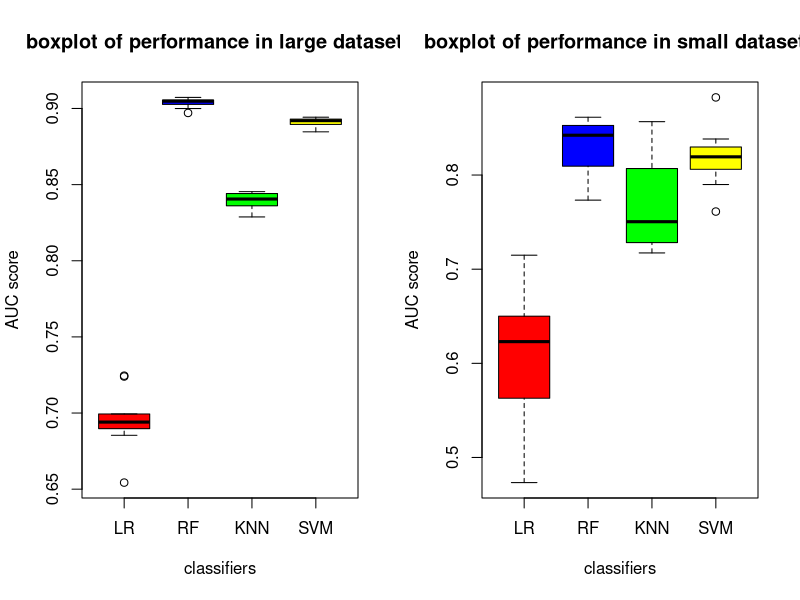
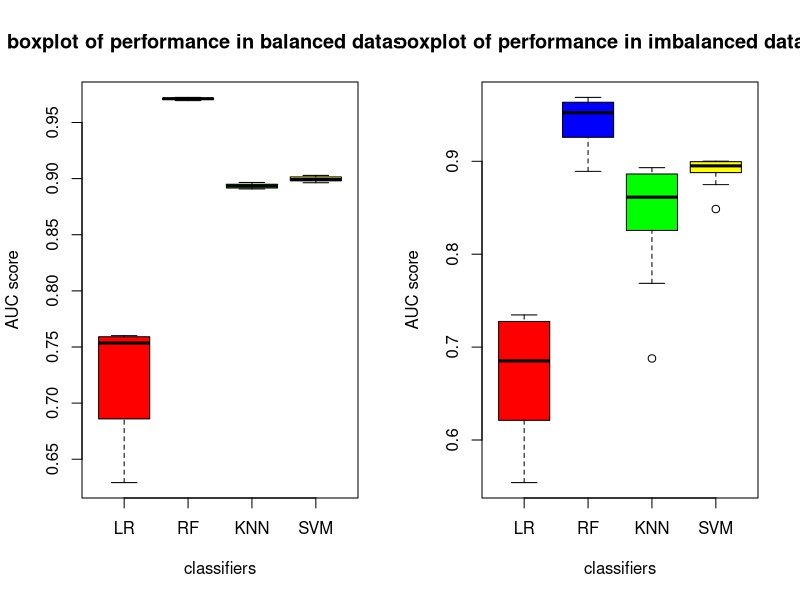
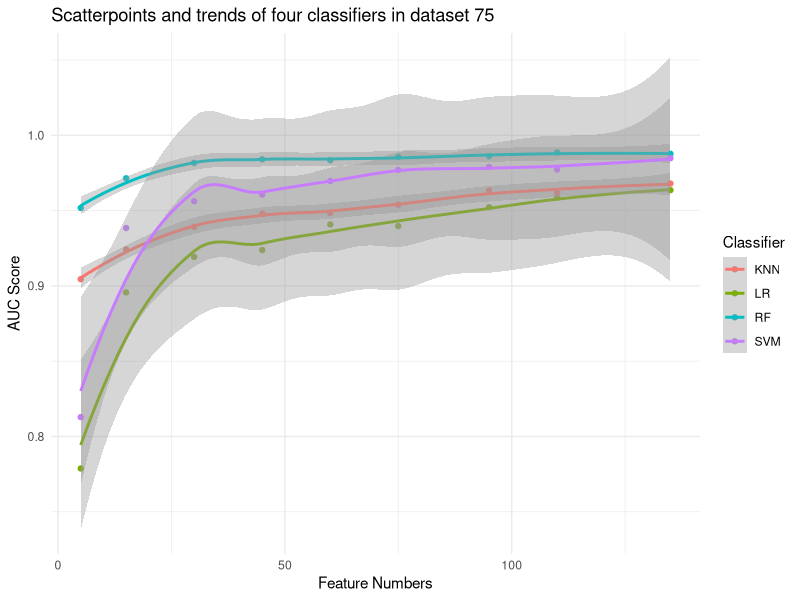
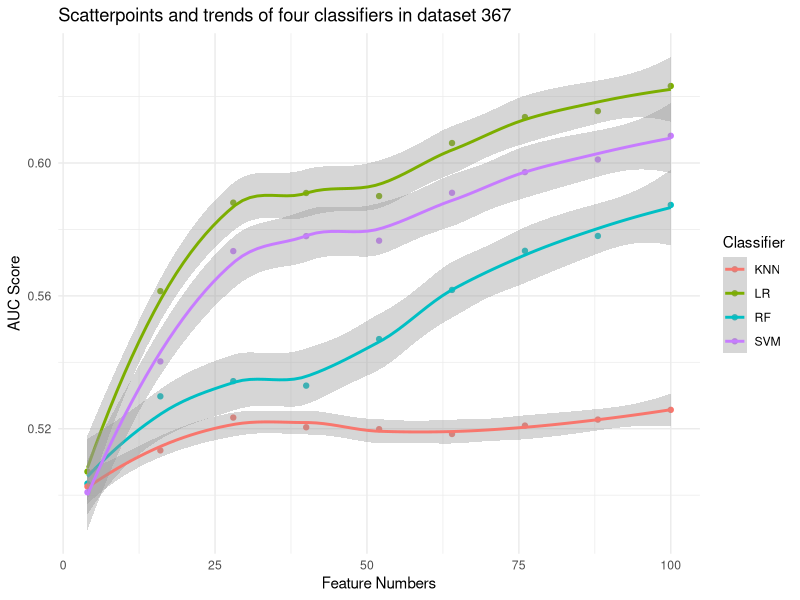
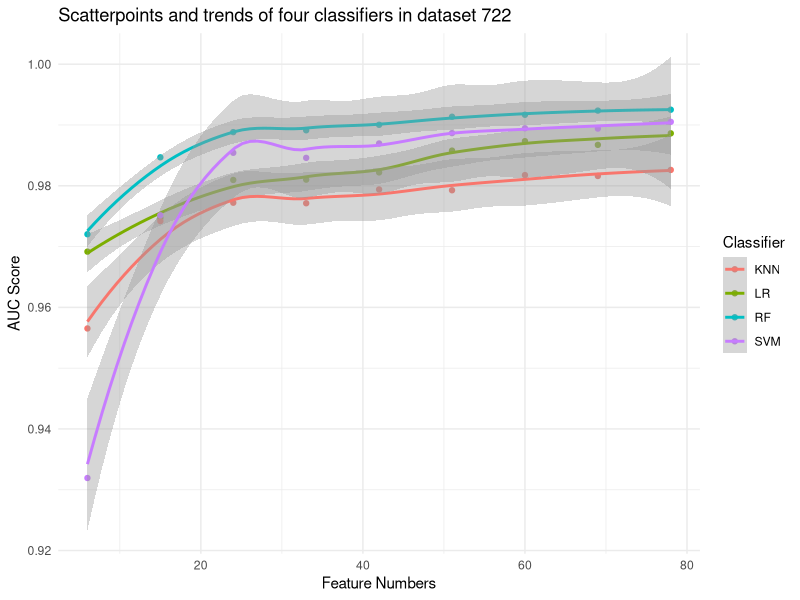
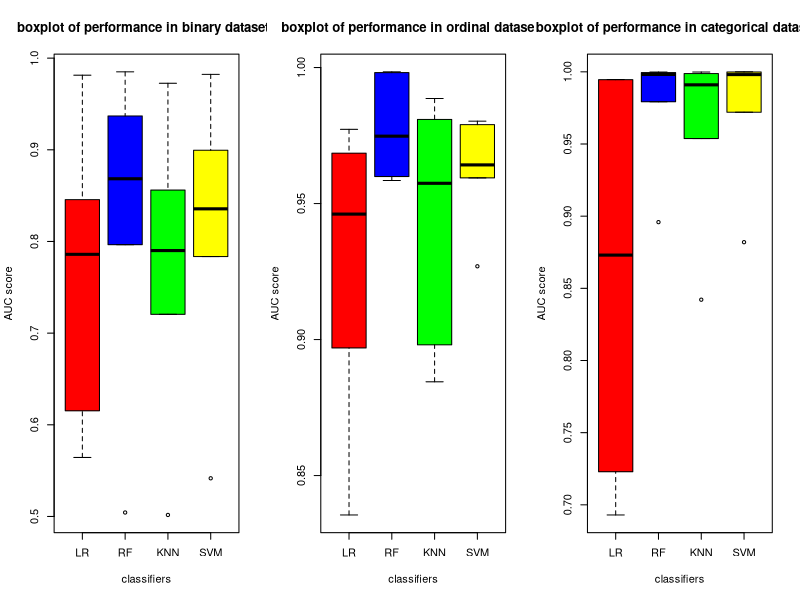

Here is the R script that generated these plots, in order:
# import libraries
install.packages("ggplot2")
library(ggplot2)

# import files
df_large = read.csv("pythonAUC_large_datasets.csv")
df_small = read.csv("pythonAUC_small_datasets.csv")

df_balanced = read.csv("pythonAUC_balanced_datasets.csv")
df_imbalanced = read.csv("pythonAUC_imbalanced_datasets.csv")

df_feature_75 = read.csv("pythonAUC_features_ds75.csv")
df_feature_367 = read.csv("pythonAUC_features_ds367.csv")
df_feature_722 = read.csv("pythonAUC_features_ds722.csv")

df_binary = read.csv("pythonAUC_binary_datasets.csv")
df_ordinal = read.csv("pythonAUC_ordinal_datasets.csv")
df_categorical = read.csv("pythonAUC_categorical_datasets.csv")

# append a new column to store feature numbers
feature_num_75 = c(135, 110, 95, 75, 60, 45, 30, 15, 5)
df_feature_75$feature_number = feature_num_75
df_feature_75
feature_num_367 = c(100, 88, 76, 64, 52, 40, 28, 16, 4)
df_feature_367$feature_number = feature_num_367
df_feature_367
feature_num_722 = c(78, 69, 60, 51, 42, 33, 24, 15, 6)
df_feature_722$feature_number = feature_num_722
df_feature_722


# assign column names
names = c('LR', 'RF', 'KNN', 'SVM')

# Boxplot of auc scores in large datasets and small datasets
par(mfrow = c(1,2))
boxplot(df_large, col = c('red','blue','green','yellow'),
        names = c('LR', 'RF', 'KNN', 'SVM'),
        xlab = 'classifiers', ylab = 'AUC score', 
        main = 'boxplot of performance in large datasets')
boxplot(df_small, col = c('red','blue','green','yellow'),
        names = c('LR', 'RF', 'KNN', 'SVM'),
        xlab = 'classifiers', ylab = 'AUC score', 
        main = 'boxplot of performance in small datasets')

# Boxplot of auc scores in balanced and imbalanced datasets
par(mfrow = c(1,2))
boxplot(df_balanced, col = c('red','blue','green','yellow'),
        names = c('LR', 'RF', 'KNN', 'SVM'),
        xlab = 'classifiers', ylab = 'AUC score', 
        main = 'boxplot of performance in balanced datasets')
boxplot(df_imbalanced, col = c('red','blue','green','yellow'),
        names = c('LR', 'RF', 'KNN', 'SVM'),
        xlab = 'classifiers', ylab = 'AUC score', 
        main = 'boxplot of performance in imbalanced datasets')


# feature 75: plot scatterplots and trends for more and less features datasets
p <- ggplot(data = df_feature_75, aes(x = feature_number)) +
  geom_point(aes(y = Logistic.Regression, colour = "LR")) + 
  geom_smooth(aes(y = Logistic.Regression, colour = "LR"), method = "loess") +
  geom_point(aes(y = Random.Forest, colour = "RF")) +  
  geom_smooth(aes(y = Random.Forest, colour = "RF"), method = "loess") +
  geom_point(aes(y = K.Nearest.Neighbors, colour = "KNN")) +
  geom_smooth(aes(y = K.Nearest.Neighbors, colour = "KNN"), method = "loess") + 
  geom_point(aes(y = Support.Vector.Machine, colour = "SVM")) +
  geom_smooth(aes(y = Support.Vector.Machine, colour = "SVM"), method = "loess") + 
  labs(title = "Scatterpoints and trends of four classifiers in dataset 75",
       x = "Feature Numbers",
       y = "AUC Score",
       colour = "Classifier") +
  theme_minimal() 

print(p)
  
# feature 367: plot scatterplots and trends for more and less features datasets
p <- ggplot(data = df_feature_367, aes(x = feature_number)) +
  geom_point(aes(y = Logistic.Regression, colour = "LR")) + 
  geom_smooth(aes(y = Logistic.Regression, colour = "LR"), method = "loess") +
  geom_point(aes(y = Random.Forest, colour = "RF")) +  
  geom_smooth(aes(y = Random.Forest, colour = "RF"), method = "loess") +
  geom_point(aes(y = K.Nearest.Neighbors, colour = "KNN")) +
  geom_smooth(aes(y = K.Nearest.Neighbors, colour = "KNN"), method = "loess") + 
  geom_point(aes(y = Support.Vector.Machine, colour = "SVM")) +
  geom_smooth(aes(y = Support.Vector.Machine, colour = "SVM"), method = "loess") + 
  labs(title = "Scatterpoints and trends of four classifiers in dataset 367",
       x = "Feature Numbers",
       y = "AUC Score",
       colour = "Classifier") +
  theme_minimal() 

print(p)

# feature 722: plot scatterplots and trends for more and less features datasets
p <- ggplot(data = df_feature_722, aes(x = feature_number)) +
  geom_point(aes(y = Logistic.Regression, colour = "LR")) + 
  geom_smooth(aes(y = Logistic.Regression, colour = "LR"), method = "loess") +
  geom_point(aes(y = Random.Forest, colour = "RF")) +  
  geom_smooth(aes(y = Random.Forest, colour = "RF"), method = "loess") +
  geom_point(aes(y = K.Nearest.Neighbors, colour = "KNN")) +
  geom_smooth(aes(y = K.Nearest.Neighbors, colour = "KNN"), method = "loess") + 
  geom_point(aes(y = Support.Vector.Machine, colour = "SVM")) +
  geom_smooth(aes(y = Support.Vector.Machine, colour = "SVM"), method = "loess") + 
  labs(title = "Scatterpoints and trends of four classifiers in dataset 722",
       x = "Feature Numbers",
       y = "AUC Score",
       colour = "Classifier") +
  theme_minimal() 

print(p)


# Boxplot of auc scores in binary, ordinal and categorical datasets
par(mfrow = c(1,3))
boxplot(df_binary, col = c('red','blue','green','yellow'),
        names = c('LR', 'RF', 'KNN', 'SVM'),
        xlab = 'classifiers', ylab = 'AUC score', 
        main = 'boxplot of performance in binary datasets')
boxplot(df_ordinal, col = c('red','blue','green','yellow'),
        names = c('LR', 'RF', 'KNN', 'SVM'),
        xlab = 'classifiers', ylab = 'AUC score', 
        main = 'boxplot of performance in ordinal datasets')
boxplot(df_categorical, col = c('red','blue','green','yellow'),
        names = c('LR', 'RF', 'KNN', 'SVM'),
        xlab = 'classifiers', ylab = 'AUC score', 
        main = 'boxplot of performance in categorical datasets')
